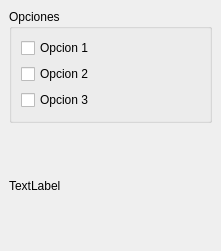
<?xml version="1.0" encoding="UTF-8"?>
<ui version="4.0">
 <class>MainWindow</class>
 <widget class="QMainWindow" name="MainWindow">
  <property name="geometry">
   <rect>
    <x>0</x>
    <y>0</y>
    <width>221</width>
    <height>251</height>
   </rect>
  </property>
  <property name="windowTitle">
   <string>MainWindow</string>
  </property>
  <widget class="QWidget" name="centralwidget">
   <layout class="QVBoxLayout" name="verticalLayout">
    <item>
     <widget class="QGroupBox" name="groupBox">
      <property name="title">
       <string>Opciones</string>
      </property>
      <layout class="QVBoxLayout" name="verticalLayout_2">
       <item>
        <widget class="QCheckBox" name="opcion1">
         <property name="text">
          <string>Opcion 1</string>
         </property>
        </widget>
       </item>
       <item>
        <widget class="QCheckBox" name="opcion2">
         <property name="text">
          <string>Opcion 2</string>
         </property>
        </widget>
       </item>
       <item>
        <widget class="QCheckBox" name="opcion3">
         <property name="text">
          <string>Opcion 3</string>
         </property>
        </widget>
       </item>
      </layout>
     </widget>
    </item>
    <item>
     <widget class="QLabel" name="etiqueta">
      <property name="text">
       <string>TextLabel</string>
      </property>
     </widget>
    </item>
   </layout>
  </widget>
 </widget>
 <resources/>
 <connections/>
</ui>
